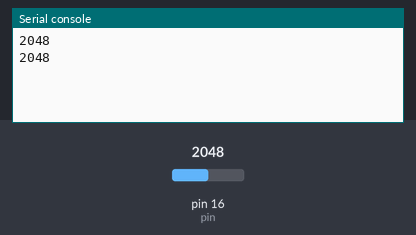
The program below on a simulated MicroPython board. On the bench: the last lines printed to the serial console. Inputs (shaded band) come from the test bench; at power-on: pin 16 (pin) = 2048 (analog values on the 0–4095 scale).

Above: at 1.2 s.
1.3 s: pin 16 (pin) set to 2866
At 2.6 s:
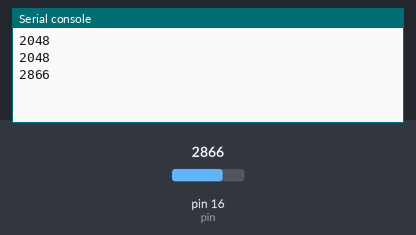
2.8 s: pin 16 (pin) set to 3603
At 3.5 s:
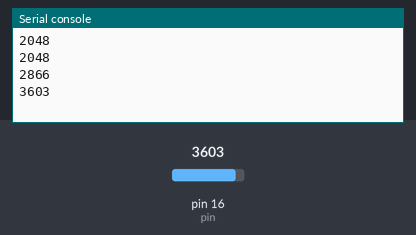
Timing chart, 0 to 5.8 s (numbered marks = the images above; inputs shaded):
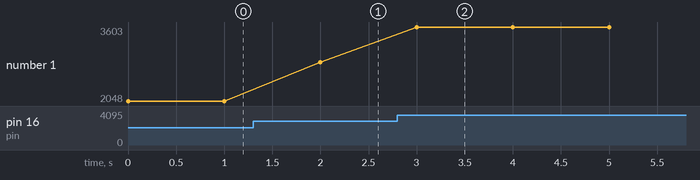

The program:

toilet_sensor_demo.py
```python
import machine
import time

adc = machine.ADC()             # create an ADC object
apin = adc.channel(pin='P16')   # create an analog pin on P16

while(True):
    val = apin()                    # read an analog value
    print(val)
    time.sleep(1)
```

Measured:
- after the input at 1.3 s, the serial console: prints a new line after 0.70 s (image 1)
- after the input at 2.8 s, the serial console: prints a new line after 0.20 s (image 2)
- plotted number 1: 2048 → 2866 after the input at 1.3 s, 2866 → 3603 after the input at 2.8 s
